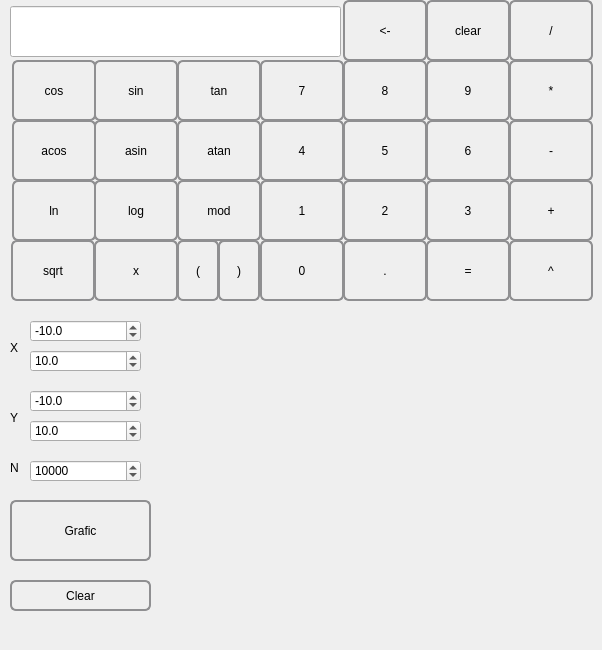
    <widget class="QWidget" name="tab">
     <attribute name="title">
      <string>Calculator</string>
     </attribute>
     <widget class="QDoubleSpinBox" name="doubleSpinBox_4maxY">
      <property name="geometry">
       <rect>
        <x>30</x>
        <y>420</y>
        <width>111</width>
        <height>22</height>
       </rect>
      </property>
      <property name="prefix">
       <string/>
      </property>
      <property name="decimals">
       <number>1</number>
      </property>
      <property name="minimum">
       <double>-999999.000000000000000</double>
      </property>
      <property name="maximum">
       <double>1000000.000000000000000</double>
      </property>
      <property name="value">
       <double>10.000000000000000</double>
      </property>
     </widget>
     <widget class="QPushButton" name="pushButton_8">
      <property name="geometry">
       <rect>
        <x>343</x>
        <y>60</y>
        <width>84</width>
        <height>61</height>
       </rect>
      </property>
      <property name="styleSheet">
       <string notr="true">QPushButton {
     border: 2px solid #8f8f91;
     border-radius: 6px;
     background-color: qlineargradient(x1: 0, y1: 0, x2: 0, y2: 1,
                                       stop: 0 #f6f7fa, stop: 1 #dadbde);
     min-width: 80px;
 }

QPushButton:pressed {
     background-color: qlineargradient(x1: 0, y1: 0, x2: 0, y2: 1,
                                       stop: 0 #dadbde, stop: 1 #f6f7fa);
 }</string>
      </property>
      <property name="text">
       <string>8</string>
      </property>
     </widget>
     <widget class="QPushButton" name="pushButton_10">
      <property name="geometry">
       <rect>
        <x>426</x>
        <y>0</y>
        <width>84</width>
        <height>61</height>
       </rect>
      </property>
      <property name="styleSheet">
       <string notr="true">QPushButton {
     border: 2px solid #8f8f91;
     border-radius: 6px;
     background-color: qlineargradient(x1: 0, y1: 0, x2: 0, y2: 1,
                                       stop: 0 #f6f7fa, stop: 1 #dadbde);
     min-width: 80px;
 }

QPushButton:pressed {
     background-color: qlineargradient(x1: 0, y1: 0, x2: 0, y2: 1,
                                       stop: 0 #dadbde, stop: 1 #f6f7fa);
 }</string>
      </property>
      <property name="text">
       <string>clear</string>
      </property>
     </widget>
     <widget class="QDoubleSpinBox" name="doubleSpinBox_1minX">
      <property name="geometry">
       <rect>
        <x>30</x>
        <y>320</y>
        <width>111</width>
        <height>22</height>
       </rect>
      </property>
      <property name="prefix">
       <string/>
      </property>
      <property name="decimals">
       <number>1</number>
      </property>
      <property name="minimum">
       <double>-1000000.000000000000000</double>
      </property>
      <property name="maximum">
       <double>999999.000000000000000</double>
      </property>
      <property name="value">
       <double>-10.000000000000000</double>
      </property>
     </widget>
     <widget class="QPushButton" name="pushButton_2">
      <property name="geometry">
       <rect>
        <x>343</x>
        <y>180</y>
        <width>84</width>
        <height>61</height>
       </rect>
      </property>
      <property name="styleSheet">
       <string notr="true">QPushButton {
     border: 2px solid #8f8f91;
     border-radius: 6px;
     background-color: qlineargradient(x1: 0, y1: 0, x2: 0, y2: 1,
                                       stop: 0 #f6f7fa, stop: 1 #dadbde);
     min-width: 80px;
 }

QPushButton:pressed {
     background-color: qlineargradient(x1: 0, y1: 0, x2: 0, y2: 1,
                                       stop: 0 #dadbde, stop: 1 #f6f7fa);
 }</string>
      </property>
      <property name="text">
       <string>2</string>
      </property>
     </widget>
     <widget class="QPushButton" name="pushButton_LN">
      <property name="geometry">
       <rect>
        <x>12</x>
        <y>180</y>
        <width>84</width>
        <height>61</height>
       </rect>
      </property>
      <property name="styleSheet">
       <string notr="true">QPushButton {
     border: 2px solid #8f8f91;
     border-radius: 6px;
     background-color: qlineargradient(x1: 0, y1: 0, x2: 0, y2: 1,
                                       stop: 0 #f6f7fa, stop: 1 #dadbde);
     min-width: 80px;
 }

QPushButton:pressed {
     background-color: qlineargradient(x1: 0, y1: 0, x2: 0, y2: 1,
                                       stop: 0 #dadbde, stop: 1 #f6f7fa);
 }</string>
      </property>
      <property name="text">
       <string>ln</string>
      </property>
     </widget>
     <widget class="QPushButton" name="pushButton_ASIN">
      <property name="geometry">
       <rect>
        <x>94</x>
        <y>120</y>
        <width>84</width>
        <height>61</height>
       </rect>
      </property>
      <property name="styleSheet">
       <string notr="true">QPushButton {
     border: 2px solid #8f8f91;
     border-radius: 6px;
     background-color: qlineargradient(x1: 0, y1: 0, x2: 0, y2: 1,
                                       stop: 0 #f6f7fa, stop: 1 #dadbde);
     min-width: 80px;
 }

QPushButton:pressed {
     background-color: qlineargradient(x1: 0, y1: 0, x2: 0, y2: 1,
                                       stop: 0 #dadbde, stop: 1 #f6f7fa);
 }</string>
      </property>
      <property name="text">
       <string>asin</string>
      </property>
     </widget>
     <widget class="QPushButton" name="pushButton_EQ">
      <property name="geometry">
       <rect>
        <x>426</x>
        <y>240</y>
        <width>84</width>
        <height>61</height>
       </rect>
      </property>
      <property name="styleSheet">
       <string notr="true">QPushButton {
     border: 2px solid #8f8f91;
     border-radius: 6px;
     background-color: qlineargradient(x1: 0, y1: 0, x2: 0, y2: 1,
                                       stop: 0 #f6f7fa, stop: 1 #dadbde);
     min-width: 80px;
 }

QPushButton:pressed {
     background-color: qlineargradient(x1: 0, y1: 0, x2: 0, y2: 1,
                                       stop: 0 #dadbde, stop: 1 #f6f7fa);
 }</string>
      </property>
      <property name="text">
       <string>=</string>
      </property>
     </widget>
     <widget class="QPushButton" name="pushButton_9">
      <property name="geometry">
       <rect>
        <x>426</x>
        <y>60</y>
        <width>84</width>
        <height>61</height>
       </rect>
      </property>
      <property name="styleSheet">
       <string notr="true">QPushButton {
     border: 2px solid #8f8f91;
     border-radius: 6px;
     background-color: qlineargradient(x1: 0, y1: 0, x2: 0, y2: 1,
                                       stop: 0 #f6f7fa, stop: 1 #dadbde);
     min-width: 80px;
 }

QPushButton:pressed {
     background-color: qlineargradient(x1: 0, y1: 0, x2: 0, y2: 1,
                                       stop: 0 #dadbde, stop: 1 #f6f7fa);
 }</string>
      </property>
      <property name="text">
       <string>9</string>
      </property>
     </widget>
     <widget class="QPushButton" name="pushButton_TAN">
      <property name="geometry">
       <rect>
        <x>177</x>
        <y>60</y>
        <width>84</width>
        <height>61</height>
       </rect>
      </property>
      <property name="styleSheet">
       <string notr="true">QPushButton {
     border: 2px solid #8f8f91;
     border-radius: 6px;
     background-color: qlineargradient(x1: 0, y1: 0, x2: 0, y2: 1,
                                       stop: 0 #f6f7fa, stop: 1 #dadbde);
     min-width: 80px;
 }

QPushButton:pressed {
     background-color: qlineargradient(x1: 0, y1: 0, x2: 0, y2: 1,
                                       stop: 0 #dadbde, stop: 1 #f6f7fa);
 }</string>
      </property>
      <property name="text">
       <string>tan</string>
      </property>
     </widget>
     <widget class="QPushButton" name="pushButton_Clear_Graf">
      <property name="geometry">
       <rect>
        <x>10</x>
        <y>580</y>
        <width>141</width>
        <height>31</height>
       </rect>
      </property>
      <property name="styleSheet">
       <string notr="true">QPushButton {
     border: 2px solid #8f8f91;
     border-radius: 6px;
     background-color: qlineargradient(x1: 0, y1: 0, x2: 0, y2: 1,
                                       stop: 0 #f6f7fa, stop: 1 #dadbde);
     min-width: 80px;
 }

QPushButton:pressed {
     background-color: qlineargradient(x1: 0, y1: 0, x2: 0, y2: 1,
                                       stop: 0 #dadbde, stop: 1 #f6f7fa);
 }</string>
      </property>
      <property name="text">
       <string>Clear</string>
      </property>
     </widget>
     <widget class="QPushButton" name="pushButton_7">
      <property name="geometry">
       <rect>
        <x>260</x>
        <y>60</y>
        <width>84</width>
        <height>61</height>
       </rect>
      </property>
      <property name="styleSheet">
       <string notr="true">QPushButton {
     border: 2px solid #8f8f91;
     border-radius: 6px;
     background-color: qlineargradient(x1: 0, y1: 0, x2: 0, y2: 1,
                                       stop: 0 #f6f7fa, stop: 1 #dadbde);
     min-width: 80px;
 }

QPushButton:pressed {
     background-color: qlineargradient(x1: 0, y1: 0, x2: 0, y2: 1,
                                       stop: 0 #dadbde, stop: 1 #f6f7fa);
 }</string>
      </property>
      <property name="text">
       <string>7</string>
      </property>
     </widget>
     <widget class="QDoubleSpinBox" name="doubleSpinBox_3minY">
      <property name="geometry">
       <rect>
        <x>30</x>
        <y>390</y>
        <width>111</width>
        <height>22</height>
       </rect>
      </property>
      <property name="prefix">
       <string/>
      </property>
      <property name="decimals">
       <number>1</number>
      </property>
      <property name="minimum">
       <double>-1000000.000000000000000</double>
      </property>
      <property name="maximum">
       <double>999999.000000000000000</double>
      </property>
      <property name="value">
       <double>-10.000000000000000</double>
      </property>
     </widget>
     <widget class="QPushButton" name="pushButton_4">
      <property name="geometry">
       <rect>
        <x>260</x>
        <y>120</y>
        <width>84</width>
        <height>61</height>
       </rect>
      </property>
      <property name="styleSheet">
       <string notr="true">QPushButton {
     border: 2px solid #8f8f91;
     border-radius: 6px;
     background-color: qlineargradient(x1: 0, y1: 0, x2: 0, y2: 1,
                                       stop: 0 #f6f7fa, stop: 1 #dadbde);
     min-width: 80px;
 }

QPushButton:pressed {
     background-color: qlineargradient(x1: 0, y1: 0, x2: 0, y2: 1,
                                       stop: 0 #dadbde, stop: 1 #f6f7fa);
 }</string>
      </property>
      <property name="text">
       <string>4</string>
      </property>
     </widget>
     <widget class="QLineEdit" name="result">
      <property name="geometry">
       <rect>
        <x>10</x>
        <y>6</y>
        <width>331</width>
        <height>51</height>
       </rect>
      </property>
     </widget>
     <widget class="QPushButton" name="pushButton_1">
      <property name="geometry">
       <rect>
        <x>260</x>
        <y>180</y>
        <width>84</width>
        <height>61</height>
       </rect>
      </property>
      <property name="styleSheet">
       <string notr="true">QPushButton {
     border: 2px solid #8f8f91;
     border-radius: 6px;
     background-color: qlineargradient(x1: 0, y1: 0, x2: 0, y2: 1,
                                       stop: 0 #f6f7fa, stop: 1 #dadbde);
     min-width: 80px;
 }

QPushButton:pressed {
     background-color: qlineargradient(x1: 0, y1: 0, x2: 0, y2: 1,
                                       stop: 0 #dadbde, stop: 1 #f6f7fa);
 }</string>
      </property>
      <property name="text">
       <string>1</string>
      </property>
     </widget>
     <widget class="QPushButton" name="pushButton_0">
      <property name="geometry">
       <rect>
        <x>260</x>
        <y>240</y>
        <width>84</width>
        <height>61</height>
       </rect>
      </property>
      <property name="styleSheet">
       <string notr="true">QPushButton {
     border: 2px solid #8f8f91;
     border-radius: 6px;
     background-color: qlineargradient(x1: 0, y1: 0, x2: 0, y2: 1,
                                       stop: 0 #f6f7fa, stop: 1 #dadbde);
     min-width: 80px;
 }

QPushButton:pressed {
     background-color: qlineargradient(x1: 0, y1: 0, x2: 0, y2: 1,
                                       stop: 0 #dadbde, stop: 1 #f6f7fa);
 }
</string>
      </property>
      <property name="text">
       <string>0</string>
      </property>
     </widget>
     <widget class="QPushButton" name="pushButton_POW">
      <property name="geometry">
       <rect>
        <x>509</x>
        <y>240</y>
        <width>84</width>
        <height>61</height>
       </rect>
      </property>
      <property name="styleSheet">
       <string notr="true">QPushButton {
     border: 2px solid #8f8f91;
     border-radius: 6px;
     background-color: qlineargradient(x1: 0, y1: 0, x2: 0, y2: 1,
                                       stop: 0 #f6f7fa, stop: 1 #dadbde);
     min-width: 80px;
 }

QPushButton:pressed {
     background-color: qlineargradient(x1: 0, y1: 0, x2: 0, y2: 1,
                                       stop: 0 #dadbde, stop: 1 #f6f7fa);
 }</string>
      </property>
      <property name="text">
       <string>^</string>
      </property>
     </widget>
     <widget class="QPushButton" name="pushButton_3">
      <property name="geometry">
       <rect>
        <x>426</x>
        <y>180</y>
        <width>84</width>
        <height>61</height>
       </rect>
      </property>
      <property name="styleSheet">
       <string notr="true">QPushButton {
     border: 2px solid #8f8f91;
     border-radius: 6px;
     background-color: qlineargradient(x1: 0, y1: 0, x2: 0, y2: 1,
                                       stop: 0 #f6f7fa, stop: 1 #dadbde);
     min-width: 80px;
 }

QPushButton:pressed {
     background-color: qlineargradient(x1: 0, y1: 0, x2: 0, y2: 1,
                                       stop: 0 #dadbde, stop: 1 #f6f7fa);
 }</string>
      </property>
      <property name="text">
       <string>3</string>
      </property>
     </widget>
     <widget class="QPushButton" name="pushButton_MINUS">
      <property name="geometry">
       <rect>
        <x>509</x>
        <y>120</y>
        <width>84</width>
        <height>61</height>
       </rect>
      </property>
      <property name="styleSheet">
       <string notr="true">QPushButton {
     border: 2px solid #8f8f91;
     border-radius: 6px;
     background-color: qlineargradient(x1: 0, y1: 0, x2: 0, y2: 1,
                                       stop: 0 #f6f7fa, stop: 1 #dadbde);
     min-width: 80px;
 }

QPushButton:pressed {
     background-color: qlineargradient(x1: 0, y1: 0, x2: 0, y2: 1,
                                       stop: 0 #dadbde, stop: 1 #f6f7fa);
 }</string>
      </property>
      <property name="text">
       <string>-</string>
      </property>
     </widget>
     <widget class="QPushButton" name="pushButton_ACOS">
      <property name="geometry">
       <rect>
        <x>12</x>
        <y>120</y>
        <width>84</width>
        <height>61</height>
       </rect>
      </property>
      <property name="styleSheet">
       <string notr="true">QPushButton {
     border: 2px solid #8f8f91;
     border-radius: 6px;
     background-color: qlineargradient(x1: 0, y1: 0, x2: 0, y2: 1,
                                       stop: 0 #f6f7fa, stop: 1 #dadbde);
     min-width: 80px;
 }

QPushButton:pressed {
     background-color: qlineargradient(x1: 0, y1: 0, x2: 0, y2: 1,
                                       stop: 0 #dadbde, stop: 1 #f6f7fa);
 }</string>
      </property>
      <property name="text">
       <string>acos</string>
      </property>
     </widget>
     <widget class="QSpinBox" name="spinBox_N">
      <property name="geometry">
       <rect>
        <x>30</x>
        <y>460</y>
        <width>111</width>
        <height>22</height>
       </rect>
      </property>
      <property name="minimum">
       <number>1</number>
      </property>
      <property name="maximum">
       <number>10000000</number>
      </property>
      <property name="value">
       <number>10000</number>
      </property>
      <property name="displayIntegerBase">
       <number>10</number>
      </property>
     </widget>
     <widget class="QPushButton" name="pushButton_backspace">
      <property name="geometry">
       <rect>
        <x>343</x>
        <y>0</y>
        <width>84</width>
        <height>61</height>
       </rect>
      </property>
      <property name="styleSheet">
       <string notr="true">QPushButton {
     border: 2px solid #8f8f91;
     border-radius: 6px;
     background-color: qlineargradient(x1: 0, y1: 0, x2: 0, y2: 1,
                                       stop: 0 #f6f7fa, stop: 1 #dadbde);
     min-width: 80px;
 }

QPushButton:pressed {
     background-color: qlineargradient(x1: 0, y1: 0, x2: 0, y2: 1,
                                       stop: 0 #dadbde, stop: 1 #f6f7fa);
 }</string>
      </property>
      <property name="text">
       <string>&lt;-</string>
      </property>
     </widget>
     <widget class="QDoubleSpinBox" name="doubleSpinBox_2maxX">
      <property name="geometry">
       <rect>
        <x>30</x>
        <y>350</y>
        <width>111</width>
        <height>22</height>
       </rect>
      </property>
      <property name="prefix">
       <string/>
      </property>
      <property name="decimals">
       <number>1</number>
      </property>
      <property name="minimum">
       <double>-999999.000000000000000</double>
      </property>
      <property name="maximum">
       <double>1000000.000000000000000</double>
      </property>
      <property name="value">
       <double>10.000000000000000</double>
      </property>
     </widget>
     <widget class="QPushButton" name="pushButton_PLUS">
      <property name="geometry">
       <rect>
        <x>509</x>
        <y>180</y>
        <width>84</width>
        <height>61</height>
       </rect>
      </property>
      <property name="styleSheet">
       <string notr="true">QPushButton {
     border: 2px solid #8f8f91;
     border-radius: 6px;
     background-color: qlineargradient(x1: 0, y1: 0, x2: 0, y2: 1,
                                       stop: 0 #f6f7fa, stop: 1 #dadbde);
     min-width: 80px;
 }

QPushButton:pressed {
     background-color: qlineargradient(x1: 0, y1: 0, x2: 0, y2: 1,
                                       stop: 0 #dadbde, stop: 1 #f6f7fa);
 }</string>
      </property>
      <property name="text">
       <string>+</string>
      </property>
     </widget>
     <widget class="QPushButton" name="pushButton_X">
      <property name="geometry">
       <rect>
        <x>94</x>
        <y>240</y>
        <width>84</width>
        <height>61</height>
       </rect>
      </property>
      <property name="styleSheet">
       <string notr="true">QPushButton {
     border: 2px solid #8f8f91;
     border-radius: 6px;
     background-color: qlineargradient(x1: 0, y1: 0, x2: 0, y2: 1,
                                       stop: 0 #f6f7fa, stop: 1 #dadbde);
     min-width: 80px;
 }

QPushButton:pressed {
     background-color: qlineargradient(x1: 0, y1: 0, x2: 0, y2: 1,
                                       stop: 0 #dadbde, stop: 1 #f6f7fa);
 }</string>
      </property>
      <property name="text">
       <string>x</string>
      </property>
     </widget>
     <widget class="QPushButton" name="pushButton_SIN">
      <property name="geometry">
       <rect>
        <x>94</x>
        <y>60</y>
        <width>84</width>
        <height>61</height>
       </rect>
      </property>
      <property name="styleSheet">
       <string notr="true">QPushButton {
     border: 2px solid #8f8f91;
     border-radius: 6px;
     background-color: qlineargradient(x1: 0, y1: 0, x2: 0, y2: 1,
                                       stop: 0 #f6f7fa, stop: 1 #dadbde);
     min-width: 80px;
 }

QPushButton:pressed {
     background-color: qlineargradient(x1: 0, y1: 0, x2: 0, y2: 1,
                                       stop: 0 #dadbde, stop: 1 #f6f7fa);
 }</string>
      </property>
      <property name="text">
       <string>sin</string>
      </property>
     </widget>
     <widget class="QPushButton" name="pushButton_5">
      <property name="geometry">
       <rect>
        <x>343</x>
        <y>120</y>
        <width>84</width>
        <height>61</height>
       </rect>
      </property>
      <property name="styleSheet">
       <string notr="true">QPushButton {
     border: 2px solid #8f8f91;
     border-radius: 6px;
     background-color: qlineargradient(x1: 0, y1: 0, x2: 0, y2: 1,
                                       stop: 0 #f6f7fa, stop: 1 #dadbde);
     min-width: 80px;
 }

QPushButton:pressed {
     background-color: qlineargradient(x1: 0, y1: 0, x2: 0, y2: 1,
                                       stop: 0 #dadbde, stop: 1 #f6f7fa);
 }</string>
      </property>
      <property name="text">
       <string>5</string>
      </property>
     </widget>
     <widget class="QCustomPlot" name="widget" native="true">
      <property name="geometry">
       <rect>
        <x>170</x>
        <y>310</y>
        <width>421</width>
        <height>331</height>
       </rect>
      </property>
     </widget>
     <widget class="QPushButton" name="pushButton_6">
      <property name="geometry">
       <rect>
        <x>426</x>
        <y>120</y>
        <width>84</width>
        <height>61</height>
       </rect>
      </property>
      <property name="styleSheet">
       <string notr="true">QPushButton {
     border: 2px solid #8f8f91;
     border-radius: 6px;
     background-color: qlineargradient(x1: 0, y1: 0, x2: 0, y2: 1,
                                       stop: 0 #f6f7fa, stop: 1 #dadbde);
     min-width: 80px;
 }

QPushButton:pressed {
     background-color: qlineargradient(x1: 0, y1: 0, x2: 0, y2: 1,
                                       stop: 0 #dadbde, stop: 1 #f6f7fa);
 }</string>
      </property>
      <property name="text">
       <string>6</string>
      </property>
     </widget>
     <widget class="QPushButton" name="pushButton_LOG">
      <property name="geometry">
       <rect>
        <x>94</x>
        <y>180</y>
        <width>84</width>
        <height>61</height>
       </rect>
      </property>
      <property name="styleSheet">
       <string notr="true">QPushButton {
     border: 2px solid #8f8f91;
     border-radius: 6px;
     background-color: qlineargradient(x1: 0, y1: 0, x2: 0, y2: 1,
                                       stop: 0 #f6f7fa, stop: 1 #dadbde);
     min-width: 80px;
 }

QPushButton:pressed {
     background-color: qlineargradient(x1: 0, y1: 0, x2: 0, y2: 1,
                                       stop: 0 #dadbde, stop: 1 #f6f7fa);
 }</string>
      </property>
      <property name="text">
       <string>log</string>
      </property>
     </widget>
     <widget class="QPushButton" name="pushButton_MUL">
      <property name="geometry">
       <rect>
        <x>509</x>
        <y>60</y>
        <width>84</width>
        <height>61</height>
       </rect>
      </property>
      <property name="styleSheet">
       <string notr="true">QPushButton {
     border: 2px solid #8f8f91;
     border-radius: 6px;
     background-color: qlineargradient(x1: 0, y1: 0, x2: 0, y2: 1,
                                       stop: 0 #f6f7fa, stop: 1 #dadbde);
     min-width: 80px;
 }

QPushButton:pressed {
     background-color: qlineargradient(x1: 0, y1: 0, x2: 0, y2: 1,
                                       stop: 0 #dadbde, stop: 1 #f6f7fa);
 }</string>
      </property>
      <property name="text">
       <string>*</string>
      </property>
     </widget>
     <widget class="QPushButton" name="pushButton_ATAN">
      <property name="geometry">
       <rect>
        <x>177</x>
        <y>120</y>
        <width>84</width>
        <height>61</height>
       </rect>
      </property>
      <property name="styleSheet">
       <string notr="true">QPushButton {
     border: 2px solid #8f8f91;
     border-radius: 6px;
     background-color: qlineargradient(x1: 0, y1: 0, x2: 0, y2: 1,
                                       stop: 0 #f6f7fa, stop: 1 #dadbde);
     min-width: 80px;
 }

QPushButton:pressed {
     background-color: qlineargradient(x1: 0, y1: 0, x2: 0, y2: 1,
                                       stop: 0 #dadbde, stop: 1 #f6f7fa);
 }</string>
      </property>
      <property name="text">
       <string>atan</string>
      </property>
     </widget>
     <widget class="QPushButton" name="pushButton_COS">
      <property name="geometry">
       <rect>
        <x>12</x>
        <y>60</y>
        <width>84</width>
        <height>61</height>
       </rect>
      </property>
      <property name="styleSheet">
       <string notr="true">QPushButton {
     border: 2px solid #8f8f91;
     border-radius: 6px;
     background-color: qlineargradient(x1: 0, y1: 0, x2: 0, y2: 1,
                                       stop: 0 #f6f7fa, stop: 1 #dadbde);
     min-width: 80px;
 }

QPushButton:pressed {
     background-color: qlineargradient(x1: 0, y1: 0, x2: 0, y2: 1,
                                       stop: 0 #dadbde, stop: 1 #f6f7fa);
 }</string>
      </property>
      <property name="text">
       <string>cos</string>
      </property>
     </widget>
     <widget class="QPushButton" name="pushButton_DIV">
      <property name="geometry">
       <rect>
        <x>509</x>
        <y>0</y>
        <width>84</width>
        <height>61</height>
       </rect>
      </property>
      <property name="styleSheet">
       <string notr="true">QPushButton {
     border: 2px solid #8f8f91;
     border-radius: 6px;
     background-color: qlineargradient(x1: 0, y1: 0, x2: 0, y2: 1,
                                       stop: 0 #f6f7fa, stop: 1 #dadbde);
     min-width: 80px;
 }

QPushButton:pressed {
     background-color: qlineargradient(x1: 0, y1: 0, x2: 0, y2: 1,
                                       stop: 0 #dadbde, stop: 1 #f6f7fa);
 }</string>
      </property>
      <property name="text">
       <string>/</string>
      </property>
     </widget>
     <widget class="QPushButton" name="pushButton_MOD">
      <property name="geometry">
       <rect>
        <x>177</x>
        <y>180</y>
        <width>84</width>
        <height>61</height>
       </rect>
      </property>
      <property name="styleSheet">
       <string notr="true">QPushButton {
     border: 2px solid #8f8f91;
     border-radius: 6px;
     background-color: qlineargradient(x1: 0, y1: 0, x2: 0, y2: 1,
                                       stop: 0 #f6f7fa, stop: 1 #dadbde);
     min-width: 80px;
 }

QPushButton:pressed {
     background-color: qlineargradient(x1: 0, y1: 0, x2: 0, y2: 1,
                                       stop: 0 #dadbde, stop: 1 #f6f7fa);
 }</string>
      </property>
      <property name="text">
       <string>mod</string>
      </property>
     </widget>
     <widget class="QPushButton" name="pushButton_POINT">
      <property name="geometry">
       <rect>
        <x>343</x>
        <y>240</y>
        <width>84</width>
        <height>61</height>
       </rect>
      </property>
      <property name="styleSheet">
       <string notr="true">QPushButton {
     border: 2px solid #8f8f91;
     border-radius: 6px;
     background-color: qlineargradient(x1: 0, y1: 0, x2: 0, y2: 1,
                                       stop: 0 #f6f7fa, stop: 1 #dadbde);
     min-width: 80px;
 }

QPushButton:pressed {
     background-color: qlineargradient(x1: 0, y1: 0, x2: 0, y2: 1,
                                       stop: 0 #dadbde, stop: 1 #f6f7fa);
 }</string>
      </property>
      <property name="text">
       <string>.</string>
      </property>
     </widget>
     <widget class="QLabel" name="label_n">
      <property name="geometry">
       <rect>
        <x>10</x>
        <y>460</y>
        <width>21</width>
        <height>16</height>
       </rect>
      </property>
      <property name="text">
       <string>N</string>
      </property>
     </widget>
     <widget class="QLabel" name="label_y">
      <property name="geometry">
       <rect>
        <x>10</x>
        <y>410</y>
        <width>21</width>
        <height>16</height>
       </rect>
      </property>
      <property name="text">
       <string>Y</string>
      </property>
     </widget>
     <widget class="QLabel" name="label_x">
      <property name="geometry">
       <rect>
        <x>10</x>
        <y>340</y>
        <width>21</width>
        <height>16</height>
       </rect>
      </property>
      <property name="text">
       <string>X</string>
      </property>
     </widget>
     <widget class="QPushButton" name="pushButton_Grafic">
      <property name="geometry">
       <rect>
        <x>10</x>
        <y>500</y>
        <width>141</width>
        <height>61</height>
       </rect>
      </property>
      <property name="styleSheet">
       <string notr="true">QPushButton {
     border: 2px solid #8f8f91;
     border-radius: 6px;
     background-color: qlineargradient(x1: 0, y1: 0, x2: 0, y2: 1,
                                       stop: 0 #f6f7fa, stop: 1 #dadbde);
     min-width: 80px;
 }

QPushButton:pressed {
     background-color: qlineargradient(x1: 0, y1: 0, x2: 0, y2: 1,
                                       stop: 0 #dadbde, stop: 1 #f6f7fa);
 }</string>
      </property>
      <property name="text">
       <string>Grafic</string>
      </property>
     </widget>
     <widget class="QPushButton" name="pushButton_SQRT">
      <property name="geometry">
       <rect>
        <x>11</x>
        <y>240</y>
        <width>84</width>
        <height>61</height>
       </rect>
      </property>
      <property name="styleSheet">
       <string notr="true">QPushButton {
     border: 2px solid #8f8f91;
     border-radius: 6px;
     background-color: qlineargradient(x1: 0, y1: 0, x2: 0, y2: 1,
                                       stop: 0 #f6f7fa, stop: 1 #dadbde);
     min-width: 80px;
 }

QPushButton:pressed {
     background-color: qlineargradient(x1: 0, y1: 0, x2: 0, y2: 1,
                                       stop: 0 #dadbde, stop: 1 #f6f7fa);
 }</string>
      </property>
      <property name="text">
       <string>sqrt</string>
      </property>
     </widget>
     <widget class="QPushButton" name="pushButton_OP">
      <property name="geometry">
       <rect>
        <x>177</x>
        <y>240</y>
        <width>42</width>
        <height>61</height>
       </rect>
      </property>
      <property name="minimumSize">
       <size>
        <width>42</width>
        <height>0</height>
       </size>
      </property>
      <property name="styleSheet">
       <string notr="true">QPushButton {
     border: 2px solid #8f8f91;
     border-radius: 6px;
     background-color: qlineargradient(x1: 0, y1: 0, x2: 0, y2: 1,
                                       stop: 0 #f6f7fa, stop: 1 #dadbde);
     min-width: 38px;
 }

QPushButton:pressed {
     background-color: qlineargradient(x1: 0, y1: 0, x2: 0, y2: 1,
                                       stop: 0 #dadbde, stop: 1 #f6f7fa);
 }</string>
      </property>
      <property name="text">
       <string>(</string>
      </property>
     </widget>
     <widget class="QPushButton" name="pushButton_CL">
      <property name="geometry">
       <rect>
        <x>218</x>
        <y>240</y>
        <width>42</width>
        <height>61</height>
       </rect>
      </property>
      <property name="minimumSize">
       <size>
        <width>42</width>
        <height>0</height>
       </size>
      </property>
      <property name="styleSheet">
       <string notr="true">QPushButton {
     border: 2px solid #8f8f91;
     border-radius: 6px;
     background-color: qlineargradient(x1: 0, y1: 0, x2: 0, y2: 1,
                                       stop: 0 #f6f7fa, stop: 1 #dadbde);
     min-width: 38px;
 }

QPushButton:pressed {
     background-color: qlineargradient(x1: 0, y1: 0, x2: 0, y2: 1,
                                       stop: 0 #dadbde, stop: 1 #f6f7fa);
 }</string>
      </property>
      <property name="text">
       <string>)</string>
      </property>
     </widget>
    </widget>
